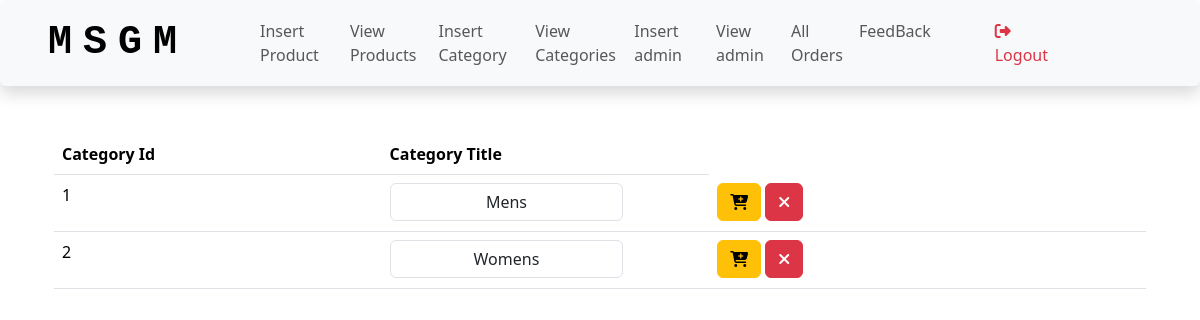
The app's page /admin_area/index.php?category_view (signed in) with its own data.
### tables this page shows
CREATE TABLE `categories` (
  `category_id` int(11) NOT NULL,
  `category_title` varchar(100) NOT NULL
);

### admin_area/category_view.php (the view, shortened to what this page needs)
<!DOCTYPE html>
<html lang="en">
<head>
      <?php
include('../links.php');
    include('../functions/common_function.php');
    ?>
</head>
<body class="cart_page">
    <div class="container">
  <table id="cart" class="table table-hover table-condensed">
    <?php
    $product_query = "SELECT * FROM categories";
        $product_result = mysqli_query($conn, $product_query);
    $result_count = mysqli_num_rows($product_result);
    if($result_count>0){
      echo "<thead>
      <tr>
        <th style='width:30%'>Category Id</th>
        <th style='width:30%'>Category Title</th>
      </tr>
    </thead>";
        while ($product_row = mysqli_fetch_assoc($product_result)) {
            $category_id = $product_row['category_id'];
            $category_name = $product_row['category_title'];
            ?>
    <tbody>
      <tr>
        <td data-th="category id">
            <form action="" method="POST" enctype="multipart/form-data">
          <div class="row">
            <div class="col-sm-3 hidden-xs">
                 <p><?php echo $category_id; ?></p>
            </div>
        </td>
        <td data-th="Admin Username">
            <div class="col-sm-9">
            <input type="text" name="category_name" class="form-control text-center" value="<?=$category_name?>" >
            </div>
          </div>
        <td class="actions" data-th="">
          <button type="submit" name="update_category" class="btn btn-warning btn-md"><i class="fa-solid fa-cart-plus"></i></button>
          <button type="submit" name="remove_category" class="btn btn-danger btn-md"><i class="fa-solid fa-xmark"></i></button>
        </td>
     <?php }}
     else{
      echo "<h2 class='text-center text-danger'> NO PRODUCT IS AVAILABLE </h2>";
     }
     ?>
</div>
</body>
</html>

### style.css (style rules this page uses)
* { margin: 0; padding: 0; box-sizing: border-box; }

### records on screen
categories: category_id "1", category_name "Mens"
categories: category_id "2", category_name "Womens"
